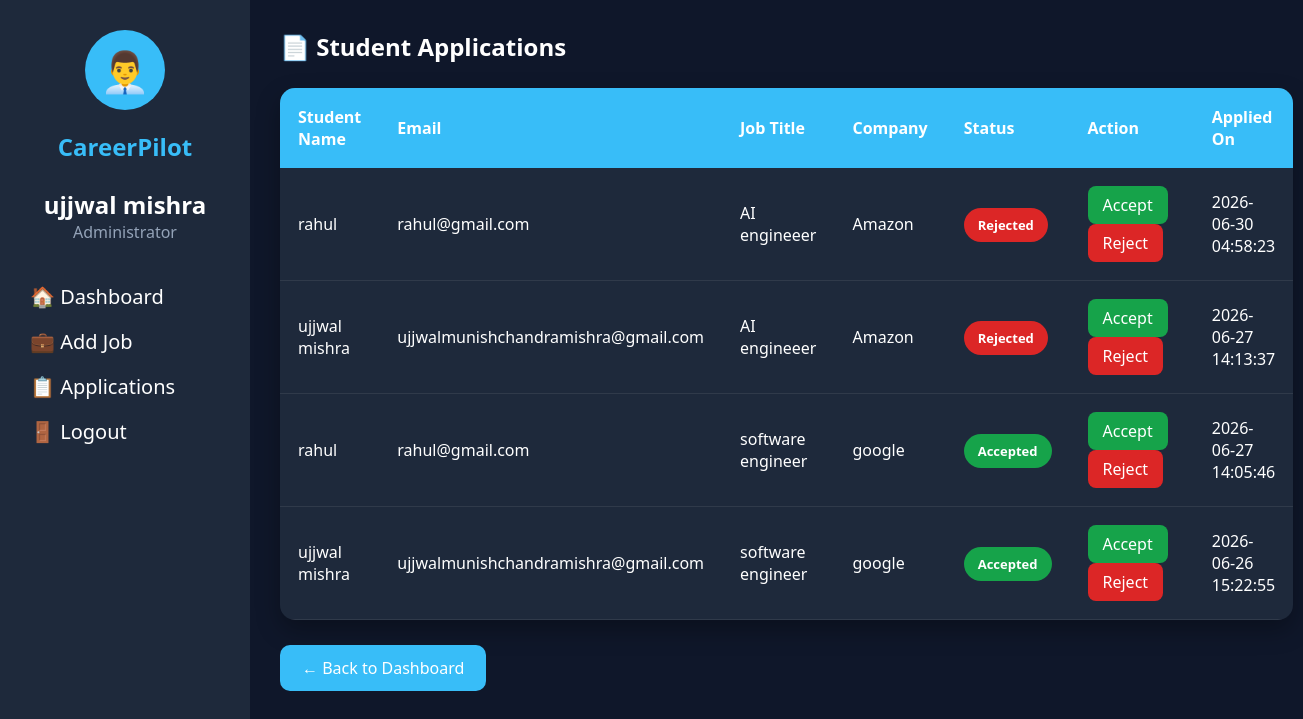
Page /admin/applications.php (signed in) on the committed database.
### tables this page shows
CREATE TABLE `applications` (
  `id` int(11) NOT NULL,
  `user_id` int(11) NOT NULL,
  `job_id` int(11) NOT NULL,
  `resume` varchar(255) DEFAULT NULL,
  `status` varchar(50) DEFAULT 'Pending',
  `applied_at` timestamp NOT NULL DEFAULT current_timestamp()
);

CREATE TABLE `users` (
  `id` int(11) NOT NULL,
  `full_name` varchar(100) NOT NULL,
  `email` varchar(100) NOT NULL,
  `password` varchar(255) NOT NULL,
  `role` enum('student','admin') DEFAULT 'student',
  `created_at` timestamp NOT NULL DEFAULT current_timestamp()
);

CREATE TABLE `jobs` (
  `id` int(11) NOT NULL,
  `title` varchar(150) NOT NULL,
  `company` varchar(150) NOT NULL,
  `location` varchar(100) DEFAULT NULL,
  `salary` varchar(50) DEFAULT NULL,
  `job_type` varchar(50) DEFAULT NULL,
  `deadline` date DEFAULT NULL,
  `description` text DEFAULT NULL,
  `created_at` timestamp NOT NULL DEFAULT current_timestamp()
);

### admin/applications.php (the view, shortened to what this page needs)
<?php
include "../db.php";
$sql = "SELECT applications.*, users.full_name, users.email, jobs.title, jobs.company
        FROM applications
        INNER JOIN users ON applications.user_id = users.id
        INNER JOIN jobs ON applications.job_id = jobs.id
        ORDER BY applications.applied_at DESC";
$result = mysqli_query($conn, $sql);
?>
<!DOCTYPE html>
<html>
<head>
<link rel="stylesheet" href="../css/admin.css">
</head>
<body>
<body>
<div class="sidebar">
    <div class="profile">
        <div class="avatar">👨‍💼</div>
        <h2>CareerPilot</h2>
        <h3><?php echo $_SESSION['full_name']; ?></h3>
        <p>Administrator</p>
    </div>
    <ul>
        <li><a href="dashboard.php">🏠 Dashboard</a></li>
        <li><a href="add_job.php">💼 Add Job</a></li>
        <li><a href="applications.php">📋 Applications</a></li>
        <li><a href="../logout.php">🚪 Logout</a></li>
    </ul>
</div>
<div class="main">
<h2>📄 Student Applications</h2>
<table class="application-table">
<thead class="table-dark">
<tr>
<th>Student Name</th>
<th>Email</th>
<th>Job Title</th>
<th>Company</th>
<th>Status</th>
<th>Action</th>
<th>Applied On</th>
</tr>
</thead>
<tbody>
<?php
while($row = mysqli_fetch_assoc($result)) {
?>
<tr>
<td><?php echo $row['full_name']; ?></td>
<td><?php echo $row['email']; ?></td>
<td><?php echo $row['title']; ?></td>
<td><?php echo $row['company']; ?></td>
<td>
<?php
if($row['status']=="Accepted"){
echo "<span class='status accepted'>Accepted</span>";
}
elseif($row['status']=="Rejected"){
echo "<span class='status rejected'>Rejected</span>";
}
else{
echo "<span class='status pending'>Pending</span>";
}
?>
</td>
<td>
<a href="update_status.php?id=<?php echo $row['id']; ?>&status=Accepted"
class="accept-btn">
Accept
</a>
<a href="update_status.php?id=<?php echo $row['id']; ?>&status=Rejected"
class="reject-btn">
Reject
</a>
</td>
<td><?php echo $row['applied_at']; ?></td>
</tr>
<?php } ?>
</tbody>
</table>
<a href="dashboard.php" class="back-btn">← Back to Dashboard</a>
</div>
</body>
</html>

### css/admin.css (style rules this page uses)
* { margin:0; padding:0; box-sizing:border-box; font-family:'Segoe UI',sans-serif; }
body { display:flex; background:#0f172a; color:white; }
.sidebar { width:250px; min-height:100vh; background:#1e293b; padding:30px; position:fixed; }
.profile { text-align:center; margin-bottom:40px; }
.avatar { width:80px; height:80px; margin:auto; border-radius:50%; background:#38bdf8; display:flex; align-items:center; justify-content:center; font-size:40px; margin-bottom:20px; }
.profile h2 { color:#38bdf8; margin-bottom:25px; }
.profile h3 { font-size:24px; }
.profile p { color:#94a3b8; }
.sidebar ul { list-style:none; margin-top:40px; }
.sidebar li { margin:18px 0; }
.sidebar a { color:white; text-decoration:none; font-size:20px; transition:.3s; }
.main { margin-left:250px; width:calc(100% - 250px); padding:30px; }
.application-table { width:100%; border-collapse:collapse; margin-top:25px; background:#1e293b; border-radius:15px; overflow:hidden; box-shadow:0 10px 25px rgba(0,0,0,.3); }
.application-table th { background:#38bdf8; color:white; padding:18px; text-align:left; font-size:16px; }
.application-table td { padding:18px; border-bottom:1px solid rgba(255,255,255,.08); color:white; }
.status { padding:8px 14px; border-radius:20px; font-size:13px; font-weight:600; }
.accepted { background:#16a34a; }
.rejected { background:#dc2626; }
.accept-btn { background:#16a34a; color:white; padding:8px 15px; border-radius:8px; text-decoration:none; margin-right:8px; display:inline-block; }
.reject-btn { background:#dc2626; color:white; padding:8px 15px; border-radius:8px; text-decoration:none; display:inline-block; }
.back-btn { display:inline-block; margin-top:25px; background:#38bdf8; color:white; padding:12px 22px; border-radius:10px; text-decoration:none; }

### rows in the picture
applications: user.full_name "rahul", user.email "rahul@gmail.com", job.title "AI engineeer", job.company "Amazon", status "Rejected", applied_at "2026-06-30 04:58:23"
applications: user.full_name "ujjwal mishra", user.email "ujjwalmunishchandramishra@gmail.com", job.title "AI engineeer", job.company "Amazon", status "Rejected", applied_at "2026-06-27 14:13:37"
applications: user.full_name "rahul", user.email "rahul@gmail.com", job.title "software engineer", job.company "google", status "Accepted", applied_at "2026-06-27 14:05:46"
applications: user.full_name "ujjwal mishra", user.email "ujjwalmunishchandramishra@gmail.com", job.title "software engineer", job.company "google", status "Accepted", applied_at "2026-06-26 15:22:55"

### other values in the picture
$_SESSION['full_name'] "ujjwal mishra"
